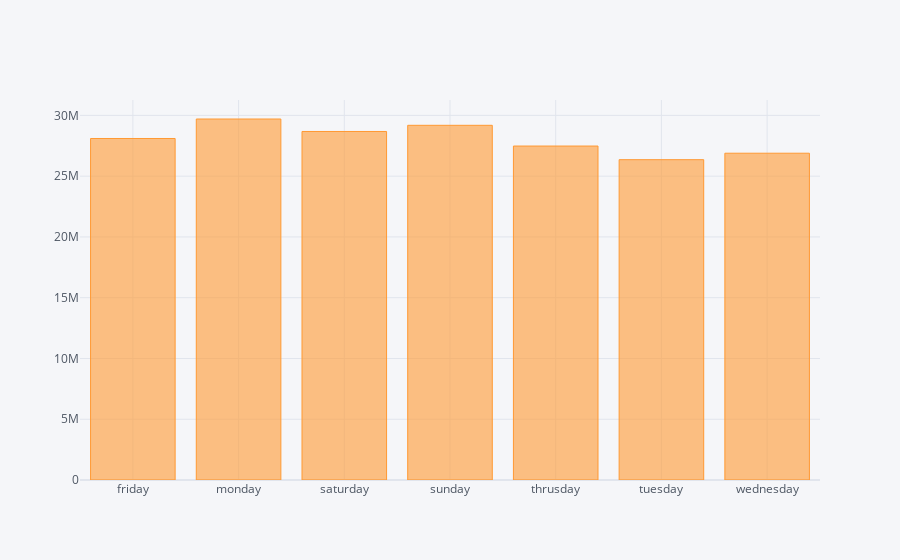

Notebook cell for this chart:
### Code cell
df.groupby('weekday')['cases'].sum().iplot(kind='bar')

### Figure 1 — Plotly figure (JSON) as saved in the notebook; plotly's stock layout.template omitted (floating-point values rounded to 4 significant figures)
{"data": [{"marker": {"color": "rgba(255, 153, 51, 0.6)", "line": {"color": "rgba(255, 153, 51, 1.0)", "width": 1}}, "name": "cases", "orientation": "v", "text": "", "type": "bar", "x": ["friday", "monday", "saturday", "sunday", "thrusday", "tuesday", "wednesday"], "y": [28099648, 29703601, 28676748, 29184023, 27479056, 26356081, 26888619]}], "layout": {"legend": {"bgcolor": "#F5F6F9", "font": {"color": "#4D5663"}}, "paper_bgcolor": "#F5F6F9", "plot_bgcolor": "#F5F6F9", "title": {"font": {"color": "#4D5663"}}, "xaxis": {"gridcolor": "#E1E5ED", "showgrid": true, "tickfont": {"color": "#4D5663"}, "title": {"font": {"color": "#4D5663"}, "text": ""}, "zerolinecolor": "#E1E5ED"}, "yaxis": {"gridcolor": "#E1E5ED", "showgrid": true, "tickfont": {"color": "#4D5663"}, "title": {"font": {"color": "#4D5663"}, "text": ""}, "zerolinecolor": "#E1E5ED"}}}
